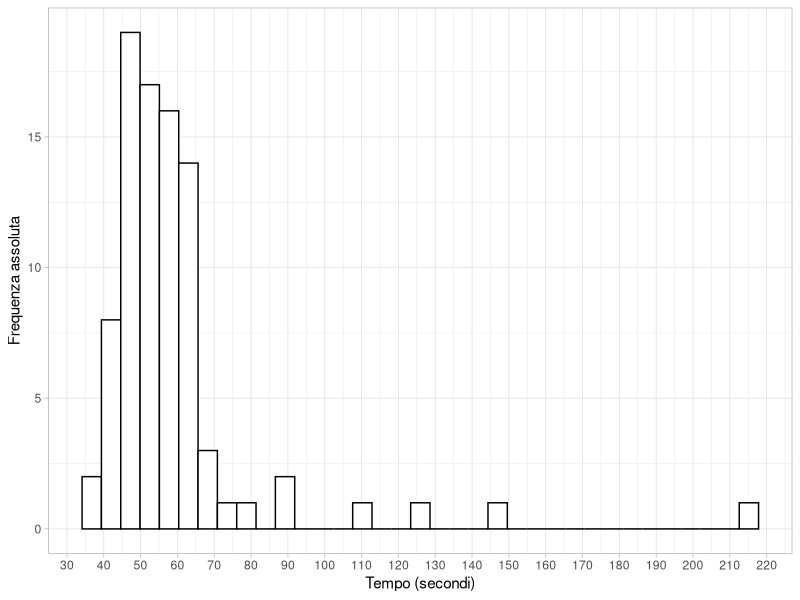
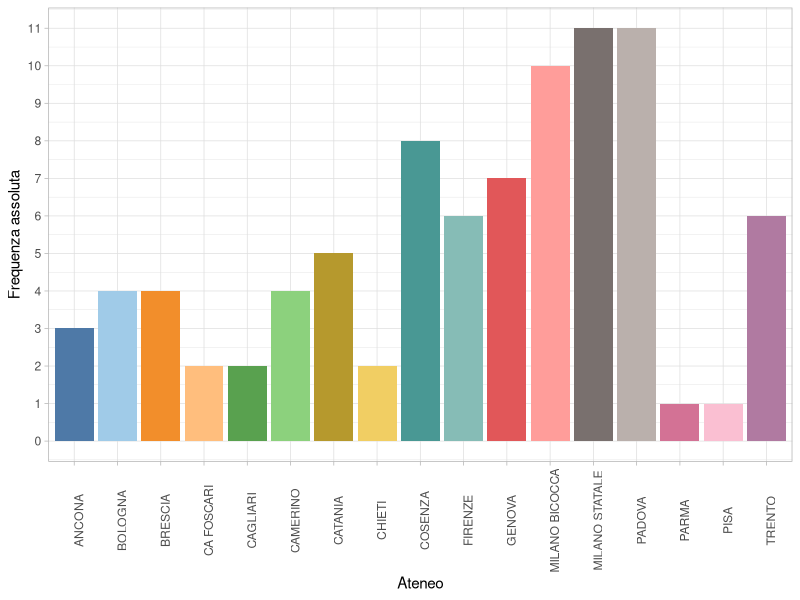
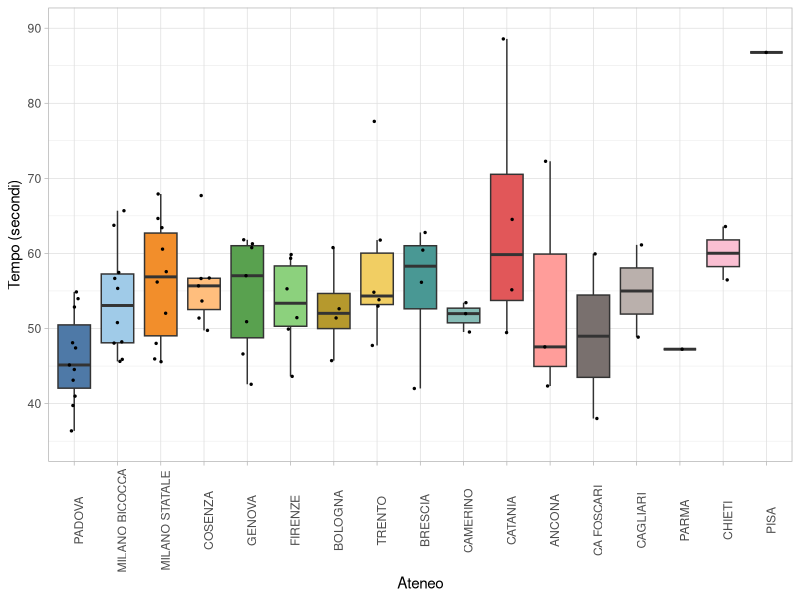
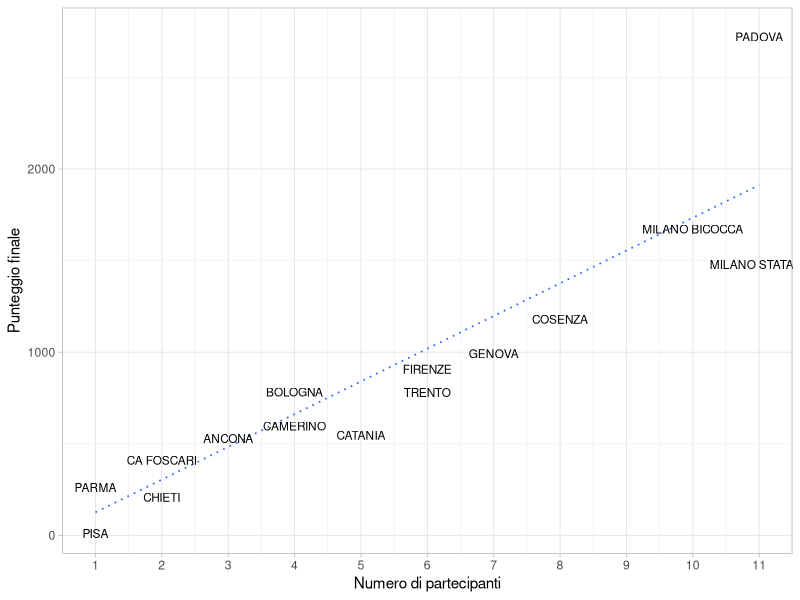
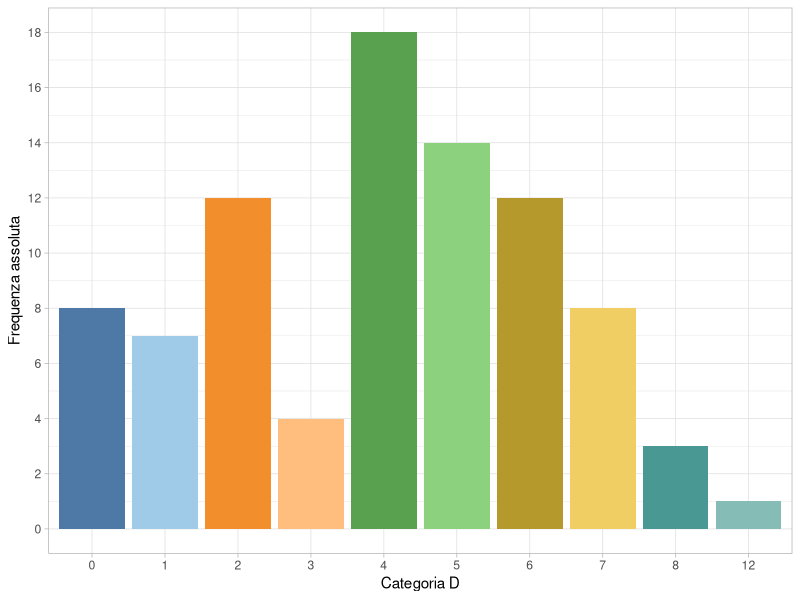
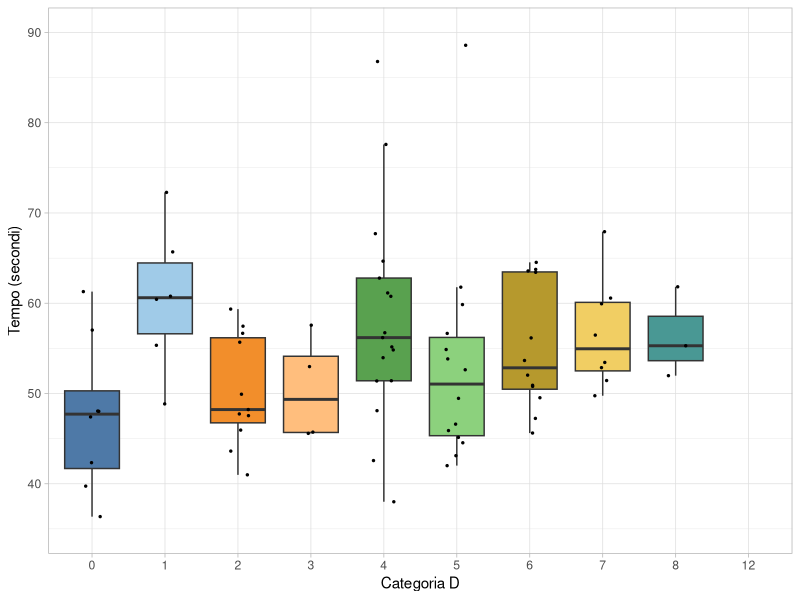

Generate these figures, in order, with R:
## ---- chunk 1
#| echo: false
#| message: false
rm(list = ls())
gigante_f <- read.csv("gigante_femminile.csv", sep = ";")

library(tidyverse)
library(lubridate)
library(stringr)
library(ggthemes)

gigante_f$Categoria <- as.numeric(str_remove(gigante_f$Categoria, "D"))

gigante_f$Tempo[1:62] <- paste("0:", gigante_f$Tempo[1:62], sep = "")
gigante_f$Tempo <- ms(gigante_f$Tempo)

gigante_f$Ateneo <- as.factor(gigante_f$Ateneo)
gigante_f$Categoria <- as.factor(gigante_f$Categoria)
# glimpse(gigante_f)
## ---- chunk 2
atenei <- read.csv("atenei.csv", sep = ";")

gigante_freq <- data.frame(table(gigante_f$Ateneo))
gigante_freq$Tempo_Eccellenza <- tapply(as.numeric(gigante_f$Tempo), 
                                        gigante_f$Ateneo, function(x) mean(head(x, n = 4)))
colnames(gigante_freq) <- c("Ateneo", "Partecipanti", "Tempo_migliori_4")
gigante_freq <- merge(subset(atenei, select = c(Ateneo, Gigante_F)), gigante_freq, by = "Ateneo")
colnames(gigante_freq) <- c("Ateneo", "Graduatoria","Partecipanti", "Tempo_migliori_4")
## ---- chunk 3
#| fig-width: 8
#| fig-height: 4
ggplot(data = gigante_f, aes(x = Tempo, y = after_stat(count))) + geom_histogram(fill = "white", col = "black", bins = 35) + theme_light() + ylab("Frequenza assoluta") + xlab("Tempo (secondi)") + scale_x_continuous(n.breaks = 20)
## ---- chunk 4
tab <- c(summary(as.numeric(gigante_f$Tempo)))[-4]
names(tab) <- c("Tempo migliore", "Primo quartile", "Tempo mediano", "Terzo quartile", "Tempo peggiore")
knitr::kable(t(tab), digits = 2)
## ---- chunk 5
#| fig-width: 8
#| fig-height: 4
ggplot(data = gigante_f, aes(x = Ateneo, y = after_stat(count), fill = Ateneo)) + geom_bar() + theme_light() + ylab("Frequenza assoluta") + theme_light() + theme(axis.text.x = element_text(angle = 90), legend.position = "none") + scale_fill_tableau(palette = "Tableau 20") + scale_y_continuous(n.breaks = 10)
## ---- chunk 6
#| warning: false
#| fig-width: 8
#| fig-height: 5

gigante_f$Ateneo <- factor(gigante_f$Ateneo, 
                           levels = levels(gigante_f$Ateneo)[order(gigante_freq$Graduatoria, decreasing = TRUE)], 
                           ordered = TRUE)
ggplot(data = gigante_f, aes(x = Ateneo, y = Tempo, fill = Ateneo)) + geom_boxplot(outlier.size = 0, outlier.alpha = 0) + geom_jitter(width = 0.15, size = 0.5) + theme_light() + theme(axis.text.x = element_text(angle = 90), legend.position = "none") + xlab("Ateneo") + ylab("Tempo (secondi)") + ylim(c(35, 90)) + scale_fill_tableau(palette = "Tableau 20")
## ---- chunk 7
#| warning: false
#| fig-width: 10
#| fig-height: 5
ggplot(data = gigante_freq, aes(x = Partecipanti, y = Graduatoria, label = Ateneo))  + theme_light() + xlab("Numero di partecipanti") + ylab("Punteggio finale") + geom_smooth(method = "lm", se = F, linetype = "dotted", size = 0.6) + geom_text(size = 3, vjust = "top", check_overlap = TRUE)+ scale_x_continuous(n.breaks = 10)
## ---- chunk 8
summary(lm(Graduatoria ~ Partecipanti + Tempo_migliori_4, data = gigante_freq))
## ---- chunk 9
#| fig-width: 8
#| fig-height: 4
ggplot(data = gigante_f, aes(x = Categoria, y = after_stat(count), fill = Categoria)) + geom_bar() + theme_light() + ylab("Frequenza assoluta") + theme_light() + theme(legend.position = "none") + scale_fill_tableau(palette = "Tableau 20") + scale_y_continuous(n.breaks = 10) + xlab("Categoria D")
## ---- chunk 10
#| warning: false
#| fig-width: 8
#| fig-height: 4
ggplot(data = gigante_f, aes(x = Categoria, y = Tempo, fill = Categoria)) + geom_boxplot(outlier.size = 0, outlier.alpha = 0) + geom_jitter(width = 0.15, size = 0.5) + theme_light() + theme( legend.position = "none") + ylab("Tempo (secondi)") + ylim(c(35, 90)) + xlab("Categoria D") + scale_fill_tableau(palette = "Tableau 20")
